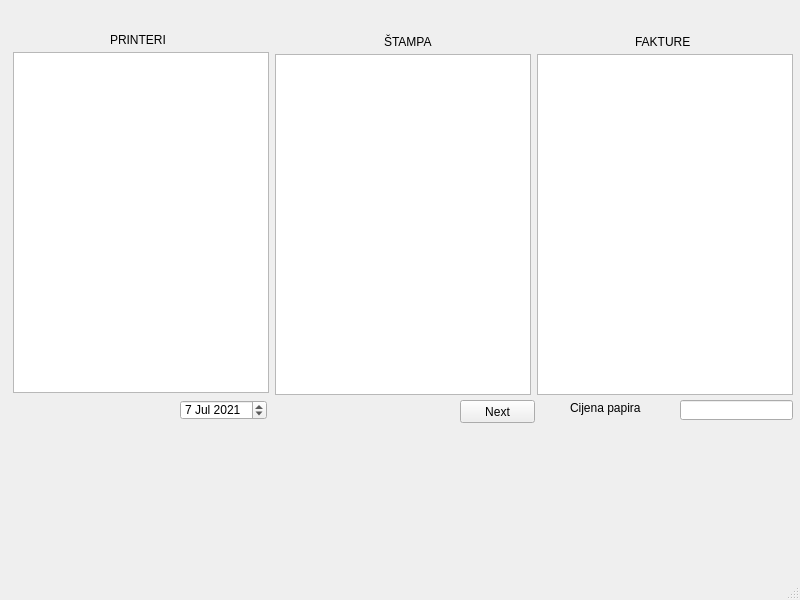
<?xml version="1.0" encoding="UTF-8"?>
<ui version="4.0">
 <class>MainWindow</class>
 <widget class="QMainWindow" name="MainWindow">
  <property name="geometry">
   <rect>
    <x>0</x>
    <y>0</y>
    <width>800</width>
    <height>600</height>
   </rect>
  </property>
  <property name="windowTitle">
   <string>MainWindow</string>
  </property>
  <widget class="QWidget" name="centralwidget">
   <widget class="QLabel" name="label">
    <property name="geometry">
     <rect>
      <x>110</x>
      <y>30</y>
      <width>151</width>
      <height>20</height>
     </rect>
    </property>
    <property name="text">
     <string>PRINTERI</string>
    </property>
   </widget>
   <widget class="QLabel" name="label_2">
    <property name="geometry">
     <rect>
      <x>384</x>
      <y>32</y>
      <width>141</width>
      <height>20</height>
     </rect>
    </property>
    <property name="text">
     <string>ŠTAMPA</string>
    </property>
   </widget>
   <widget class="QLabel" name="label_3">
    <property name="geometry">
     <rect>
      <x>635</x>
      <y>32</y>
      <width>151</width>
      <height>20</height>
     </rect>
    </property>
    <property name="text">
     <string>FAKTURE</string>
    </property>
   </widget>
   <widget class="QTableView" name="tableView">
    <property name="geometry">
     <rect>
      <x>13</x>
      <y>52</y>
      <width>256</width>
      <height>341</height>
     </rect>
    </property>
   </widget>
   <widget class="QTableView" name="tableView_2">
    <property name="geometry">
     <rect>
      <x>275</x>
      <y>54</y>
      <width>256</width>
      <height>341</height>
     </rect>
    </property>
   </widget>
   <widget class="QTableView" name="tableView_3">
    <property name="geometry">
     <rect>
      <x>537</x>
      <y>54</y>
      <width>256</width>
      <height>341</height>
     </rect>
    </property>
   </widget>
   <widget class="QDateEdit" name="dateEdit">
    <property name="geometry">
     <rect>
      <x>180</x>
      <y>400</y>
      <width>87</width>
      <height>20</height>
     </rect>
    </property>
    <property name="date">
     <date>
      <year>2021</year>
      <month>7</month>
      <day>7</day>
     </date>
    </property>
   </widget>
   <widget class="QPushButton" name="pushButton">
    <property name="geometry">
     <rect>
      <x>460</x>
      <y>400</y>
      <width>75</width>
      <height>23</height>
     </rect>
    </property>
    <property name="text">
     <string>Next</string>
    </property>
   </widget>
   <widget class="QLabel" name="label_4">
    <property name="geometry">
     <rect>
      <x>570</x>
      <y>400</y>
      <width>71</width>
      <height>16</height>
     </rect>
    </property>
    <property name="text">
     <string>Cijena papira</string>
    </property>
   </widget>
   <widget class="QLineEdit" name="lineEdit">
    <property name="geometry">
     <rect>
      <x>680</x>
      <y>400</y>
      <width>113</width>
      <height>20</height>
     </rect>
    </property>
    <property name="text">
     <string/>
    </property>
   </widget>
  </widget>
  <widget class="QMenuBar" name="menubar">
   <property name="geometry">
    <rect>
     <x>0</x>
     <y>0</y>
     <width>800</width>
     <height>21</height>
    </rect>
   </property>
  </widget>
  <widget class="QStatusBar" name="statusbar"/>
 </widget>
 <resources/>
 <connections/>
</ui>
